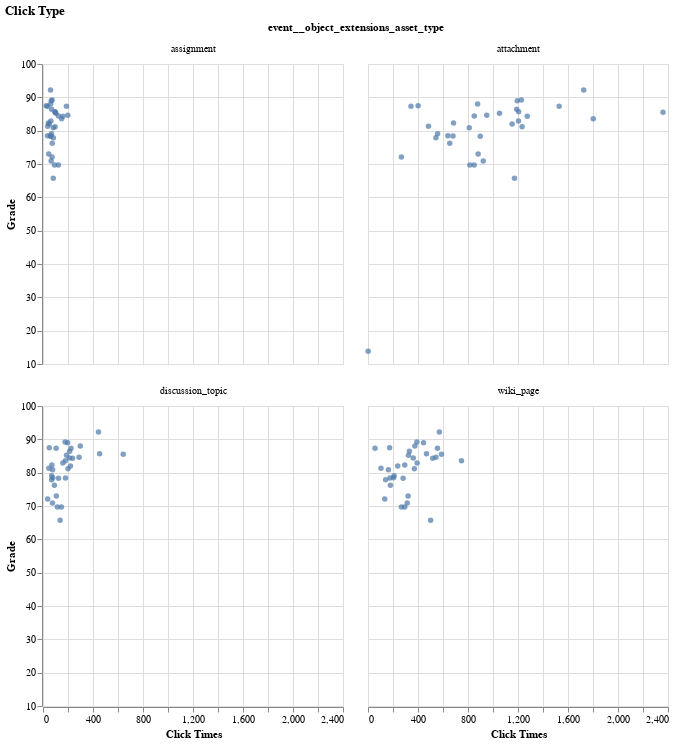

Here is the notebook cell this chart was saved with:
### Code cell
chart = alt.Chart(data).mark_circle().encode(
    x = alt.X("count").title("Click Times"),
    y = alt.Y("grade").title("Grade").scale(zero = False)
).facet("event__object_extensions_asset_type", columns = 2, title = "Click Type")
chart

### Figure 1 — Vega-Lite specification as saved in the notebook (floating-point values rounded to 4 significant figures; data arrays with more than 128 entries replaced by an {"elided": "..."} marker saying what was removed)
{"config": {"view": {"continuousWidth": 300, "continuousHeight": 300}}, "data": {"name": "data-d2ce64d2287051034064fd736914b937"}, "facet": {"field": "event__object_extensions_asset_type", "type": "nominal"}, "spec": {"mark": {"type": "circle"}, "encoding": {"x": {"field": "count", "title": "Click Times", "type": "quantitative"}, "y": {"field": "grade", "scale": {"zero": false}, "title": "Grade", "type": "quantitative"}}}, "columns": 2, "title": "Click Type", "$schema": "https://vega.github.io/schema/vega-lite/v5.15.1.json", "datasets": {"data-d2ce64d2287051034064fd736914b937": {"elided": "133 records"}}}
